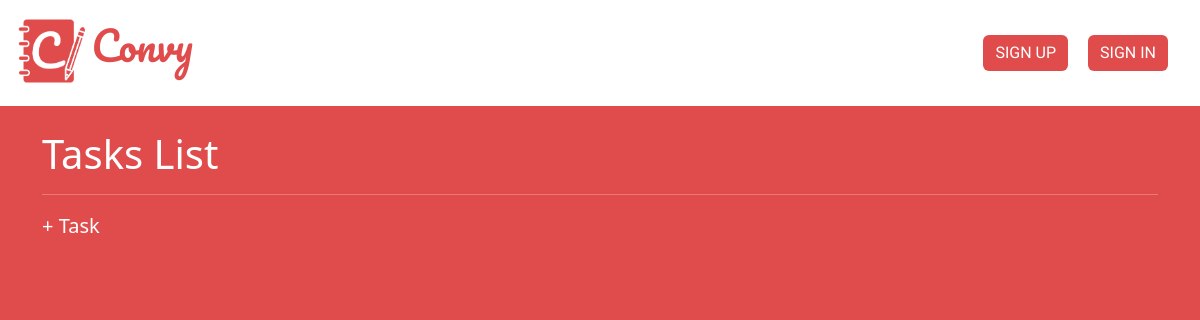
Page /task/task-list/2/ on the earlier database version.
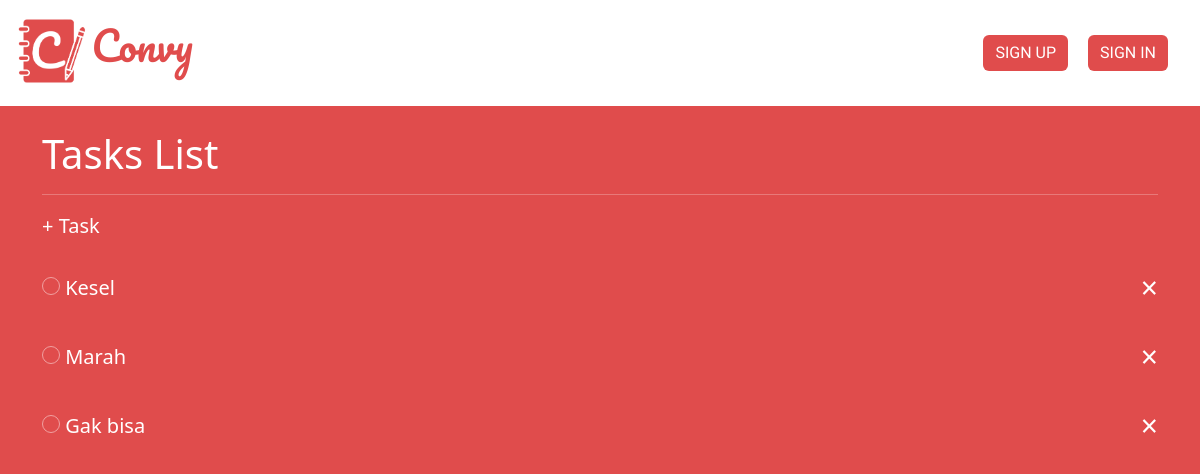
Same page on the later database version.
### task/models.py (models this page shows)
class Task(models.Model):
    user = models.ForeignKey(User, on_delete=models.CASCADE, null = True, blank=True)
    taskgroup = models.ForeignKey(TaskGroup, on_delete=models.CASCADE, default=1)
    title = models.CharField(max_length=200)
    complete = models.BooleanField(default=False)
    def __str__(self):
        return self.title
    class Meta:
        ordering = ['complete']

### task/views.py (the view)
# urls.py: path('task-list/<int:pk>/', views.TaskList.as_view(), name="task-list"),
class TaskList(generic.ListView):
	model = Task
	template_name = 'task/task_list.html'

### task/templates/task/task_list.html (shortened to what this page needs)
{% extends 'authentication/base.html' %}
{% load static %}
{% block content %}
    <link rel="stylesheet" href="{% static 'authentication/styles/base.css' %}" type="text/css">
    <h1>Tasks List</h1>
    <hr>
    <a href="{% url 'task:task-add' %}" style="text-decoration: 0; font-size: 20px;">&plus; Task</a>
    <br> <br>
    {% for task in task_list %}
    <div class="task">
        {% if task.complete %}
        <div class="task-group">
            <div class="complete-task-icon"></div>
            <i><s style="color: white;"><a href="{% url 'task:task-update' task.id %}" id="heighten">{{ task }}</a></s></i>
        </div>
        <a href="{% url 'task:task-delete' task.id %}" align="right" id="delete">&#215;</a>
        {% else %}
        <div class="task-group">
            <div class="incomplete-task-icon"></div>
            <a href="{% url 'task:task-update' task.pk %}" id="heighten">{{ task }}</a>
        </div>
        <a href="{% url 'task:task-delete' task.pk %}" align="right" id="delete">&#215;</a>
        {% endif %}
    </div>
    <br>
    {% endfor %}
{% endblock %}

Differences in the rows shown:
added Task: title "Kesel"
added Task: title "Marah"
added Task: title "Gak bisa"
